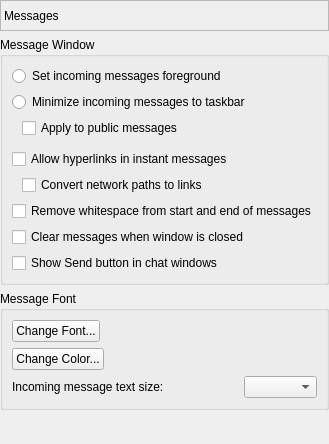
       <widget class="QWidget" name="pageMessages">
        <layout class="QVBoxLayout" name="verticalLayout_14">
         <property name="leftMargin">
          <number>0</number>
         </property>
         <property name="topMargin">
          <number>0</number>
         </property>
         <property name="rightMargin">
          <number>0</number>
         </property>
         <property name="bottomMargin">
          <number>0</number>
         </property>
         <item>
          <widget class="QLabel" name="lblMessagesPage">
           <property name="sizePolicy">
            <sizepolicy hsizetype="Preferred" vsizetype="Fixed">
             <horstretch>0</horstretch>
             <verstretch>0</verstretch>
            </sizepolicy>
           </property>
           <property name="minimumSize">
            <size>
             <width>0</width>
             <height>31</height>
            </size>
           </property>
           <property name="frameShape">
            <enum>QFrame::StyledPanel</enum>
           </property>
           <property name="frameShadow">
            <enum>QFrame::Sunken</enum>
           </property>
           <property name="text">
            <string>Messages</string>
           </property>
          </widget>
         </item>
         <item>
          <widget class="QGroupBox" name="grpMsgWindow">
           <property name="title">
            <string>Message Window</string>
           </property>
           <layout class="QVBoxLayout" name="verticalLayout_12">
            <item>
             <widget class="QRadioButton" name="rdbMessageTop">
              <property name="text">
               <string>Set incoming messages foreground</string>
              </property>
             </widget>
            </item>
            <item>
             <widget class="QRadioButton" name="rdbMessageBottom">
              <property name="text">
               <string>Minimize incoming messages to taskbar</string>
              </property>
             </widget>
            </item>
            <item>
             <layout class="QHBoxLayout" name="horizontalLayout_32">
              <item>
               <spacer name="horizontalSpacer_30">
                <property name="orientation">
                 <enum>Qt::Horizontal</enum>
                </property>
                <property name="sizeType">
                 <enum>QSizePolicy::Fixed</enum>
                </property>
                <property name="sizeHint" stdset="0">
                 <size>
                  <width>10</width>
                  <height>20</height>
                 </size>
                </property>
               </spacer>
              </item>
              <item>
               <widget class="QCheckBox" name="chkPublicMessagePop">
                <property name="text">
                 <string>Apply to public messages</string>
                </property>
               </widget>
              </item>
             </layout>
            </item>
            <item>
             <spacer name="verticalSpacer_3">
              <property name="orientation">
               <enum>Qt::Vertical</enum>
              </property>
              <property name="sizeType">
               <enum>QSizePolicy::Fixed</enum>
              </property>
              <property name="sizeHint" stdset="0">
               <size>
                <width>20</width>
                <height>5</height>
               </size>
              </property>
             </spacer>
            </item>
            <item>
             <widget class="QCheckBox" name="chkAllowLinks">
              <property name="text">
               <string>Allow hyperlinks in instant messages</string>
              </property>
             </widget>
            </item>
            <item>
             <layout class="QHBoxLayout" name="horizontalLayout_28">
              <item>
               <spacer name="horizontalSpacer_26">
                <property name="orientation">
                 <enum>Qt::Horizontal</enum>
                </property>
                <property name="sizeType">
                 <enum>QSizePolicy::Fixed</enum>
                </property>
                <property name="sizeHint" stdset="0">
                 <size>
                  <width>10</width>
                  <height>20</height>
                 </size>
                </property>
               </spacer>
              </item>
              <item>
               <widget class="QCheckBox" name="chkPathToLink">
                <property name="text">
                 <string>Convert network paths to links</string>
                </property>
               </widget>
              </item>
             </layout>
            </item>
            <item>
             <widget class="QCheckBox" name="chkTrimMessage">
              <property name="text">
               <string>Remove whitespace from start and end of messages</string>
              </property>
             </widget>
            </item>
            <item>
             <widget class="QCheckBox" name="chkClearOnClose">
              <property name="text">
               <string>Clear messages when window is closed</string>
              </property>
             </widget>
            </item>
            <item>
             <widget class="QCheckBox" name="chkShowSendButton">
              <property name="text">
               <string>Show Send button in chat windows</string>
              </property>
             </widget>
            </item>
           </layout>
          </widget>
         </item>
         <item>
          <widget class="QGroupBox" name="grpMsgFont">
           <property name="title">
            <string>Message Font</string>
           </property>
           <layout class="QVBoxLayout" name="verticalLayout_13">
            <item>
             <layout class="QHBoxLayout" name="horizontalLayout_8">
              <item>
               <widget class="QPushButton" name="btnFont">
                <property name="text">
                 <string>Change Font...</string>
                </property>
               </widget>
              </item>
              <item>
               <spacer name="horizontalSpacer_6">
                <property name="orientation">
                 <enum>Qt::Horizontal</enum>
                </property>
                <property name="sizeHint" stdset="0">
                 <size>
                  <width>40</width>
                  <height>20</height>
                 </size>
                </property>
               </spacer>
              </item>
             </layout>
            </item>
            <item>
             <layout class="QHBoxLayout" name="horizontalLayout_9">
              <item>
               <widget class="QPushButton" name="btnColor">
                <property name="text">
                 <string>Change Color...</string>
                </property>
               </widget>
              </item>
              <item>
               <spacer name="horizontalSpacer_7">
                <property name="orientation">
                 <enum>Qt::Horizontal</enum>
                </property>
                <property name="sizeHint" stdset="0">
                 <size>
                  <width>40</width>
                  <height>20</height>
                 </size>
                </property>
               </spacer>
              </item>
             </layout>
            </item>
            <item>
             <layout class="QHBoxLayout" name="horizontalLayout_10">
              <item>
               <widget class="QLabel" name="lblFontSize">
                <property name="text">
                 <string>Incoming message text size:</string>
                </property>
               </widget>
              </item>
              <item>
               <spacer name="horizontalSpacer_8">
                <property name="orientation">
                 <enum>Qt::Horizontal</enum>
                </property>
                <property name="sizeHint" stdset="0">
                 <size>
                  <width>40</width>
                  <height>20</height>
                 </size>
                </property>
               </spacer>
              </item>
              <item>
               <widget class="QComboBox" name="cboFontSize">
                <property name="sizePolicy">
                 <sizepolicy hsizetype="Expanding" vsizetype="Fixed">
                  <horstretch>0</horstretch>
                  <verstretch>0</verstretch>
                 </sizepolicy>
                </property>
               </widget>
              </item>
             </layout>
            </item>
           </layout>
          </widget>
         </item>
         <item>
          <spacer name="verticalSpacer_4">
           <property name="orientation">
            <enum>Qt::Vertical</enum>
           </property>
           <property name="sizeHint" stdset="0">
            <size>
             <width>20</width>
             <height>34</height>
            </size>
           </property>
          </spacer>
         </item>
        </layout>
       </widget>
